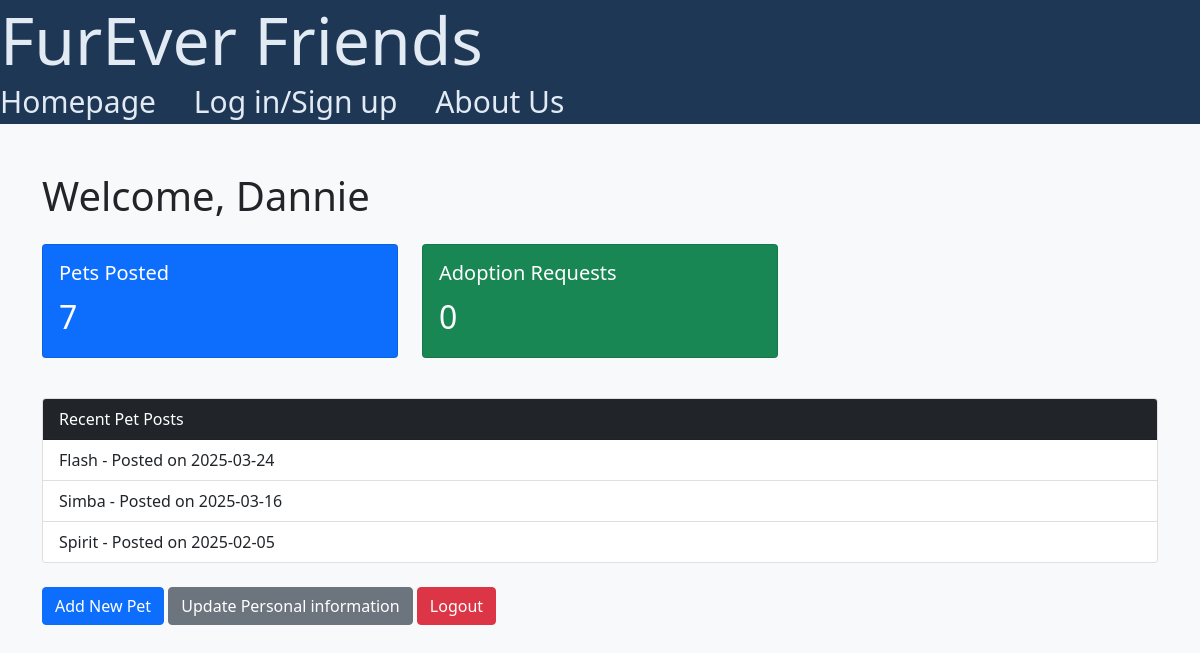
/public/staff/provider/provider_dashboard.php (signed in), run on the app's committed database.
### tables this page shows
CREATE TABLE `pet` (
  `pet_id` int(5) NOT NULL,
  `pet_name` varchar(20) NOT NULL,
  `location` varchar(50) NOT NULL,
  `pet_type` varchar(20) NOT NULL,
  `post_date` date NOT NULL,
  `description` text NOT NULL
);

### public/staff/provider/provider_dashboard.php (the view, shortened to what this page needs)
<?php require_once("../../../private/functions/initialization.php") ?>
<?php
      $user_name = $_SESSION['user_name'];
      $userQuery = "SELECT user_id FROM user WHERE user_name = '$user_name'";
      $userResult = mysqli_query($connection, $userQuery);
      $userData = mysqli_fetch_assoc($userResult);
      $user_id = $userData['user_id'];
      $petCountQuery = "SELECT COUNT(*) AS pet_count FROM provide_records WHERE user_id = '$user_id'";
      $petCountResult = mysqli_query($connection, $petCountQuery);
      $petCount = mysqli_fetch_assoc($petCountResult)['pet_count'];
      $adoptionRequestCountQuery = "SELECT COUNT(*) AS adoption_request_count FROM adoption_records ar JOIN provide_records pr ON ar.pet_id = pr.pet_id WHERE pr.user_id = '$user_id'";
      $adoptionRequestCountResult = mysqli_query($connection, $adoptionRequestCountQuery);
      $adoptionRequestCount = mysqli_fetch_assoc($adoptionRequestCountResult)['adoption_request_count'];
      $recentPetsQuery = "SELECT pet.pet_name, pet.post_date
                    FROM provide_records
                    JOIN pet ON provide_records.pet_id = pet.pet_id
                    WHERE provide_records.user_id = '$user_id'
                    ORDER BY pet.post_date DESC
                    LIMIT 3";
      $recentPetsResult = mysqli_query($connection, $recentPetsQuery);
?>
<!DOCTYPE html>
<html lang="en">
<head>
    <link href="https://cdn.jsdelivr.net/npm/bootstrap@5.1.0/dist/css/bootstrap.min.css" rel="stylesheet">
</head>
<?php require(ROOT_PATH . SHARED_PATH.'/header.php'); ?>
<body class="bg-light">
<div class="container mt-5">
    <h1 class="mb-4">Welcome, <?= htmlspecialchars($user_name) ?></h1>
    <div class="row">
        <a href="provider_dashboard_post.php" class="col-md-4 text-decoration-none">
            <div class="card text-white bg-primary mb-3">
                <div class="card-body">
                    <h5 class="card-title">Pets Posted</h5>
                    <p class="card-text fs-2"><?= $petCount ?></p>
                </div>
            </div>
        </a>
        <a href="adoption_requests.php" class="col-md-4 text-decoration-none">
            <div class="card text-white bg-success mb-3">
                <div class="card-body">
                    <h5 class="card-title">Adoption Requests</h5>
                    <p class="card-text fs-2"><?= $adoptionRequestCount ?></p>
                </div>
            </div>
        </a>
    </div>
    <div class="card mt-4">
        <div class="card-header bg-dark text-white">Recent Pet Posts</div>
        <ul class="list-group list-group-flush">
            <?php while ($pet = mysqli_fetch_assoc($recentPetsResult)) : ?>
                <li class="list-group-item">
                    <?= htmlspecialchars($pet['pet_name']) ?> - Posted on <?= htmlspecialchars($pet['post_date']) ?>
                </li>
            <?php endwhile; ?>
        </ul>
    </div>
    <div class="mt-4">
        <a href="post_pet.php" class="btn btn-primary">Add New Pet</a>
        <a href="../general/personal_info.php" class="btn btn-secondary">Update Personal information</a>
        <a href="../general/logout.php" class="btn btn-danger">Logout</a>
    </div>
</div>
</body>
</html>

### data on the page
pet: pet_name "Flash", post_date "2025-03-24"
pet: pet_name "Simba", post_date "2025-03-16"
pet: pet_name "Spirit", post_date "2025-02-05"

### other printed values
$user_name "Dannie"
$petCount "7"
$adoptionRequestCount "0"
